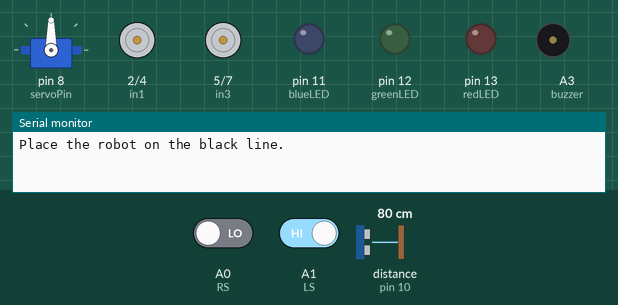
Simulated run of this sketch. Board: Arduino Uno, built with avr-gcc and run on an emulated ATmega328P. Shown: servo, motor-driver pin pairs drawn as motors (green arrow = first pin HIGH = forward, orange = second pin HIGH = backward, longer = more drive, scaled by the enable pin), output pins drawn as LEDs (lit = HIGH), buzzer (waves = sounding), the last lines printed to the serial monitor. The inputs (shaded band) are chosen by the test bench; at power-on: A1 (LS) HIGH, distance to the obstacle (sensor on pin 10) 80 cm, A0 (RS) LOW. The echo pulse lasts 58.3 µs per cm; pins used as bus, display or sensor lines are not drawn.

Above: at 1.0 s.
1.1 s: A1 (LS) driven LOW
At 3.5 s:
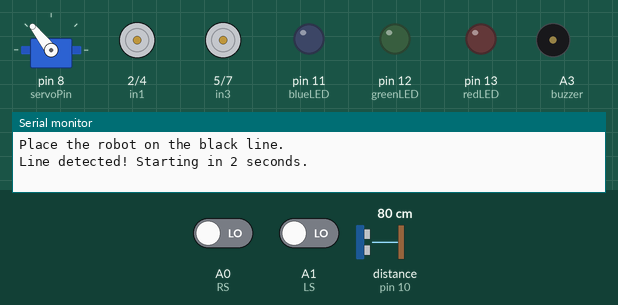
4.1 s: distance to the obstacle (sensor on pin 10) set to 20 cm
7.1 s: distance to the obstacle (sensor on pin 10) set to 16 cm
At 8.1 s:
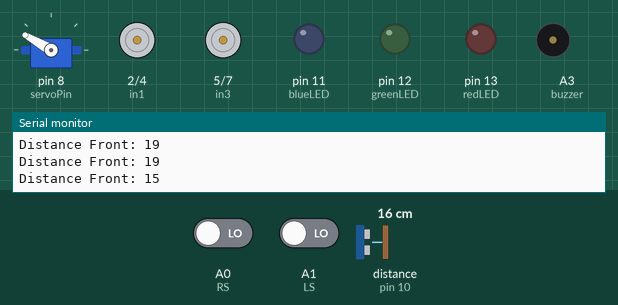
10.1 s: A0 (RS) driven HIGH
At 12.9 s:
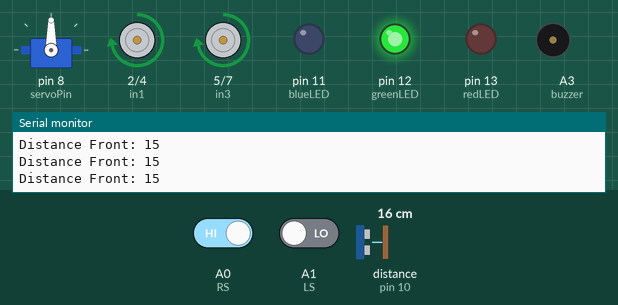
13.1 s: A0 (RS) driven LOW
At 14.7 s:
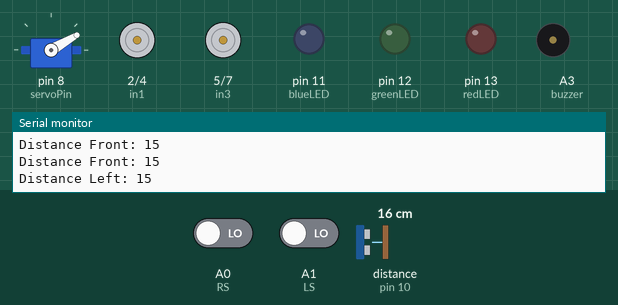
16.1 s: A1 (LS) driven HIGH
At 19.2 s:
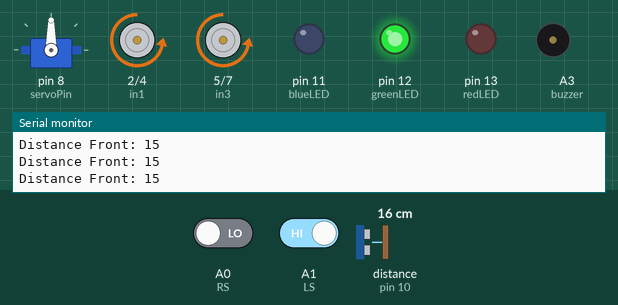
Timing chart, 0 to 20.1 s (numbered marks = the images above; inputs shaded):
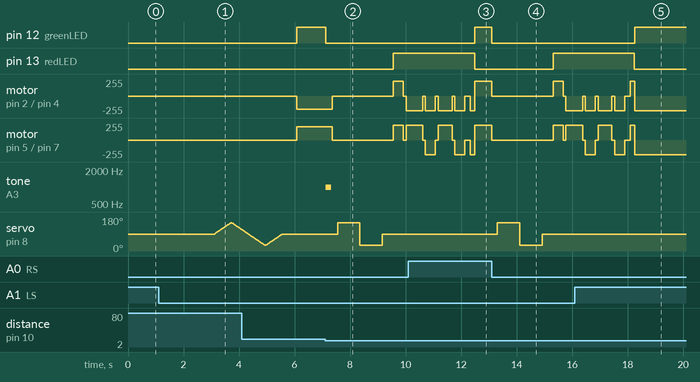

The sketch:

lineFollower.ino
```cpp
#include <Servo.h>

//L298N H bridge pins
#define enA 3 //For speed control, must be connected to PMW capable pins(with tilda)
#define in1 2 //Right motors backward pin (GND)
#define in2 4 //Right motors forward pin (VCC)
#define in3 5 //Left motors forward pin (VCC)
#define in4 7 //Left motors backward pin (GND)
#define enB 6 //For speed control, must be connected to PMW capable pins(with tilda)

//Left and Right IR sensors pins
#define LS A1
#define RS A0

//Ultrasound pins
#define echo 10
#define trigger 9

//Servomotor pin
#define servoPin 8
Servo servo;

//Led diodes
#define blueLED 11
#define greenLED 12
#define redLED 13

//Buzzer module
#define buzzer A3

int distanceLeft, distanceFront, distanceRight; //distances
int minimalDistance=17;
int baseSpeed=200; //Normal crusing speed
int turnSpeed=80; //Reduce speed for inner wheels druing turning
int boostSpeed=220;
bool obstacleAlertPlayed = false; //checker for buzzer sound

void setup() {
  // put your setup code here, to run once:
  Serial.begin(9600);
  // declare input and output pins:
  /* motor control pins(enA, in1, in2, in3, in4, enB) -> OUTPUT - digital for direction and speed control (using PWM), as they need HIGH/LOW signals
     infrared sensors pins(LS, RS - maybe MS also) -> INPUT - digital?
     ultrasonic sensor pins(echo -> INPUT, trigger -> OUTPUT) - digital?
     servomotor pin (servo) -> OUTPUT - digital?
     buzzer - digital?
     leds -> OUTPUT - digital?
  */
  //Initialization of motor pins
  pinMode(enA, OUTPUT);
  pinMode(in1, OUTPUT);
  pinMode(in2, OUTPUT);
  pinMode(in3, OUTPUT);
  pinMode(in4, OUTPUT);
  pinMode(enB, OUTPUT);
  //Initialization of sensor pins
  pinMode(LS, INPUT);
  pinMode(RS, INPUT);
  pinMode(trigger, OUTPUT);
  pinMode(echo, INPUT);
  //Set speed
  analogWrite(enA, baseSpeed);
  analogWrite(enB, baseSpeed);
  //Initalization of servomotor
  pinMode(servoPin, OUTPUT);
  servo.attach(servoPin); //Attach to servo object
  //Initialize led diodes
  pinMode(blueLED, OUTPUT);
  pinMode(greenLED, OUTPUT);
  pinMode(redLED, OUTPUT);
  //Initialize buzzer
  pinMode(buzzer, OUTPUT);

  //Starting
  Serial.println("Place the robot on the black line.");
  //The robot won't move until BOTH sensors see the line.
  while(digitalRead(LS)==1 || digitalRead(RS)==1) {
    //Both LEDs on the sensors should be ON when you are ready
    delay(100);
  }
  Serial.println("Line detected! Starting in 2 seconds.");
  delay(2000);

  //Test servo movement
  servo.write(90);
  for (int angle = 90; angle <= 150; angle += 2)  {
    servo.write(angle);
    delay(20);  }
  for (int angle = 150; angle >= 30; angle -= 2)  {
    servo.write(angle);
    delay(20);  }
  for (int angle = 30; angle <= 90; angle += 2)  {
    servo.write(angle);
    delay(20); }
  servo.write(90);

  distanceFront=ultrasonicRead();
  delay(500);
}

void loop() {
  // put your main code here, to run repeatedly:
  //Show the distance
  distanceFront=ultrasonicRead();
  Serial.print("Distance Front: ");
  Serial.println(distanceFront);

  if((digitalRead(RS)==0) && (digitalRead(LS)==0)){
    if(distanceFront>minimalDistance){
      //on line
      obstacleAlertPlayed=false; //reset the value
      setLEDs(HIGH, LOW, LOW);
      forward(baseSpeed);
    }
    else{
      //stop and look around
      setLEDs(LOW, LOW, LOW);
      if (!obstacleAlertPlayed){
        obstacleJingle();
        obstacleAlertPlayed=true;
      }
      checkSide();
    }
  }
  else if (digitalRead(RS)==1 && digitalRead(LS)==0){
    //off track on right
    setLEDs(HIGH, LOW, LOW);
    pivotRight();
  }
  else if (digitalRead(RS)==0 && digitalRead(LS)==1){
    //off track on left
    setLEDs(HIGH, LOW, LOW);
    pivotLeft();
  }
}


//Find the distance from obstacle
long ultrasonicRead(){
  digitalWrite(trigger, LOW);
  delayMicroseconds(2); //Just make sure the pin is on LOW first
  digitalWrite(trigger, HIGH);
  delayMicroseconds(10); //High for 10 microseconds -> sends out an 8 cycle sonic burst from the transmitter, which then bounces of an object and hits the receiver(connected to echo)
  digitalWrite(trigger, LOW);
  long duration=pulseIn(echo, HIGH, 30000); //When sound waves hit the reciever, they turn the echo HIGH for however long the waves were travelling for - if no echo in 30ms return 0
  //plusIn function waits for the pin to hit the desired state, starts timing, and stops when it switches to the other state
  if(duration==0){
    return 400;
  }
  long distance=(duration*0.0343)/2;
  return distance;
}

//Decides which way to continue based on the larger distance between both sides
void compareDistance(){
  if (distanceLeft > distanceRight){
    setLEDs(LOW, HIGH, LOW);
    //Turn left off the line
    pivotLeft();
    delay(360); //Turn
    stop();
    delay(100);

    //Drive forward past obstacle
    forward(baseSpeed);
    delay(600); //Drive distance to clear obstacle
    stop();
    delay(100);

    //Turn rightm parallel to the original path
    pivotRight();
    delay(360); //Turn
    stop();
    delay(100);

    //Drive forward alongside obstacle
    forward(baseSpeed);
    delay(500); //Drive distance to pass obstacle
    stop();
    delay(100);

    //Turn right towards the line
    pivotRight();
    delay(360); //Turn
    stop();
    delay(100);

    //Drive forward until the sensors finds the line
    forward(baseSpeed);
    while(digitalRead(LS)==1 && digitalRead(RS)==1) {
      delay(10); //Keep going until one sensor hits the line
    }
    stop();
    delay(100);

    //Align with the line
    if(digitalRead(LS)==0 && digitalRead(RS)==1) {
      //If the left sensor is on the line, pivot left to center
      pivotLeft();
      delay(150);
    } else if(digitalRead(RS)==0 && digitalRead(LS)==1) {
      //If the right sensor on the line, pivot right to center
      pivotRight();
      delay(150);
    }
    //If both sensors on line, we're already centered
    //Delays might need calibration for turn angles and distance
    setLEDs(LOW, LOW, LOW);
  }
  else {
    //Turn right
    setLEDs(LOW, LOW, HIGH);
    pivotRight();
    delay(360);
    stop();
    delay(100);

    forward(baseSpeed);
    delay(600);
    stop();
    delay(100);

    pivotLeft();
    delay(360);
    stop();
    delay(100);

    forward(baseSpeed);
    delay(500);
    stop();
    delay(100);

    pivotLeft();
    delay(360);
    stop();
    delay(100);

    forward(baseSpeed);
    while(digitalRead(LS)==1 && digitalRead(RS)==1) {
      delay(10);
    }
    stop();
    delay(100);

    if(digitalRead(RS)==0 && digitalRead(LS)==1) {
      pivotRight();
      delay(150);
    } else if(digitalRead(LS)==0 && digitalRead(RS)==1) {
      pivotLeft();
      delay(150);
    }
    setLEDs(LOW, LOW, LOW);
  }
}

//Move the servomotor with the ultrasound sensor and compare the distances on left and right
void checkSide(){
  stop();
  delay(200);
  servo.write(150);
  delay(600);
  distanceLeft = ultrasonicRead();
  delay(100);
  distanceLeft = ultrasonicRead();
  Serial.print("Distance Left: ");
  Serial.println(distanceLeft);
  delay(100);

  servo.write(30);
  delay(600);
  distanceRight = ultrasonicRead();
  delay(100);
  distanceRight = ultrasonicRead();
  Serial.print("Distance Right: ");
  Serial.println(distanceRight);
  delay(100);

  servo.write(90);
  delay(400);
  compareDistance();
}

//Buzzer sound
void obstacleJingle(){
  tone(buzzer, 1000, 200); //1000 Hz for 200 ms
  delay(220);
}


//LED set-up
void setLEDs(bool green, bool blue, bool red){
  digitalWrite(greenLED, green);
  digitalWrite(blueLED, blue);
  digitalWrite(redLED, red);
}


//Motor movement
void forward(int speed){
  //goes forward - both sides go forward
  analogWrite(enA, speed);
  analogWrite(enB, speed);
  digitalWrite(in1, LOW); //Right backward LOW
  digitalWrite(in2, HIGH); //Right forward HIGH
  digitalWrite(in3, HIGH); //Left forward HIGH
  digitalWrite(in4, LOW); //Left backward LOW
}

void backward(){
  //goes backward - both sides go backwards
  analogWrite(enA, baseSpeed);
  analogWrite(enB, baseSpeed);
  digitalWrite(in1, HIGH); //Right backward HIGH
  digitalWrite(in2, LOW); //Right forward LOW
  digitalWrite(in3, LOW); //Left forward LOW
  digitalWrite(in4, HIGH); //Left backward HIGH
}

void turnLeft(){
  //right side faster
  analogWrite(enA, baseSpeed); //Right side fast
  analogWrite(enB, turnSpeed);  //Left side slow
  digitalWrite(in1, LOW); //Right backward LOE
  digitalWrite(in2, HIGH); //Right forward HIGH
  digitalWrite(in3, HIGH); //Left forward HIGH
  digitalWrite(in4, LOW); //Left backward LOW
}

void turnRight(){
  //left side faster
  analogWrite(enA, turnSpeed); //Right side slow
  analogWrite(enB, baseSpeed);  //Left side fast
  digitalWrite(in1, LOW); //Right backward LOW
  digitalWrite(in2, HIGH); //Right forward HIGH
  digitalWrite(in3, HIGH); //Left forward HIGH
  digitalWrite(in4, LOW); //Left backward LOW
}

void pivotLeft(){
  //For obstacle avoidance - left backward, right forward
  analogWrite(enA, boostSpeed);
  analogWrite(enB, boostSpeed);
  digitalWrite(in1, LOW); //Right backward LOW
  digitalWrite(in2, HIGH); //Right forward HIGH
  digitalWrite(in3, LOW); //Left forward LOW
  digitalWrite(in4, HIGH); //Left backward HIGH
}

void pivotRight(){
  analogWrite(enA, boostSpeed);
  analogWrite(enB, boostSpeed);
  digitalWrite(in1, HIGH); //Right backward HIGH
  digitalWrite(in2, LOW); //Right forward LOW
  digitalWrite(in3, HIGH); //Left forward HIGH
  digitalWrite(in4, LOW); //Left backward LOW
}

void stop(){
  //everything on low
  analogWrite(enA, 0);
  analogWrite(enB, 0);
  digitalWrite(in1, LOW);
  digitalWrite(in2, LOW);
  digitalWrite(in3, LOW);
  digitalWrite(in4, LOW);
}
```

Measured:
- the behaviour switches between 19 and 18 cm on distance to the obstacle (sensor on pin 10) (found by bisection; images 1 and 2)
- after the input at 1.1 s, servo on pin 8 (servoPin): rises from 90° to 150° in 0.58 s, then falls to 114° in 0.38 s
- after the input at 7.1 s, pin 12 (greenLED): HIGH → LOW at once; pin 13 (redLED): LOW → HIGH after 2.5 s
- after the input at 10.1 s, pin 12 (greenLED): LOW → HIGH after 2.4 s; servo on pin 8 (servoPin): stays 90° (without the input it goes to 150° after 2.4 s)
- after the input at 13.1 s, pin 12 (greenLED): HIGH → LOW at once; pin 13 (redLED): LOW → HIGH after 2.2 s
- after the input at 16.1 s, pin 12 (greenLED): LOW → HIGH after 2.1 s; servo on pin 8 (servoPin): stays 90° (without the input it goes to 150° after 2.2 s)
